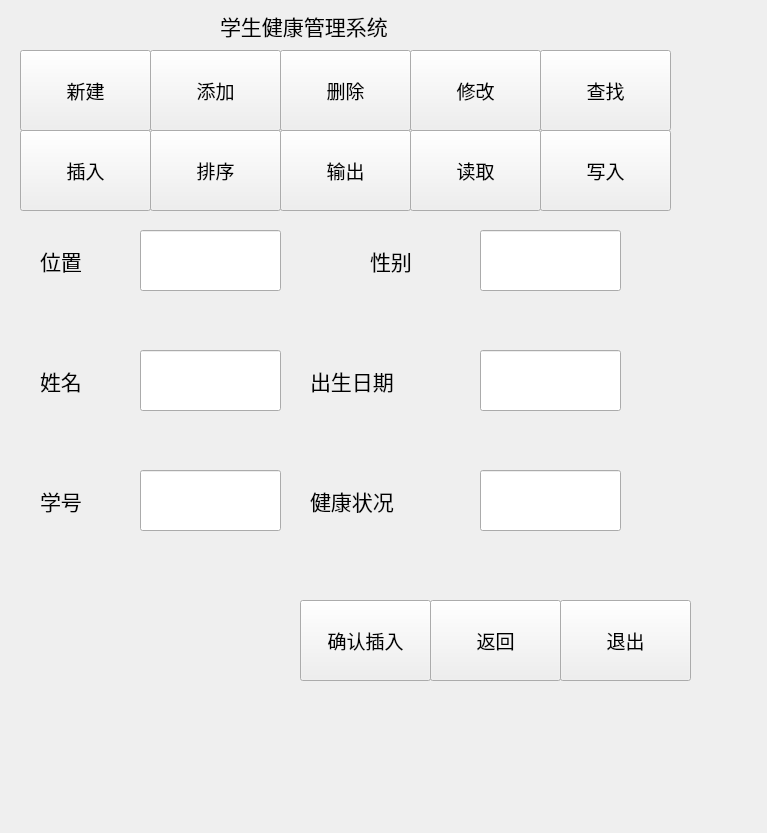
<?xml version="1.0" encoding="UTF-8"?>
<ui version="4.0">
 <class>insertWidget</class>
 <widget class="QWidget" name="insertWidget">
  <property name="geometry">
   <rect>
    <x>0</x>
    <y>0</y>
    <width>767</width>
    <height>833</height>
   </rect>
  </property>
  <property name="windowTitle">
   <string>Form</string>
  </property>
  <widget class="QPushButton" name="insertingButton">
   <property name="geometry">
    <rect>
     <x>300</x>
     <y>600</y>
     <width>131</width>
     <height>81</height>
    </rect>
   </property>
   <property name="font">
    <font>
     <pointsize>14</pointsize>
    </font>
   </property>
   <property name="text">
    <string>确认插入</string>
   </property>
  </widget>
  <widget class="QLabel" name="label">
   <property name="geometry">
    <rect>
     <x>40</x>
     <y>240</y>
     <width>101</width>
     <height>41</height>
    </rect>
   </property>
   <property name="font">
    <font>
     <pointsize>16</pointsize>
    </font>
   </property>
   <property name="text">
    <string>位置</string>
   </property>
  </widget>
  <widget class="QLabel" name="label_2">
   <property name="geometry">
    <rect>
     <x>40</x>
     <y>350</y>
     <width>131</width>
     <height>61</height>
    </rect>
   </property>
   <property name="font">
    <font>
     <pointsize>16</pointsize>
    </font>
   </property>
   <property name="text">
    <string>姓名</string>
   </property>
  </widget>
  <widget class="QLabel" name="label_3">
   <property name="geometry">
    <rect>
     <x>40</x>
     <y>470</y>
     <width>131</width>
     <height>61</height>
    </rect>
   </property>
   <property name="font">
    <font>
     <pointsize>16</pointsize>
    </font>
   </property>
   <property name="text">
    <string>学号</string>
   </property>
  </widget>
  <widget class="QLabel" name="label_4">
   <property name="geometry">
    <rect>
     <x>370</x>
     <y>230</y>
     <width>131</width>
     <height>61</height>
    </rect>
   </property>
   <property name="font">
    <font>
     <pointsize>16</pointsize>
    </font>
   </property>
   <property name="text">
    <string>性别</string>
   </property>
  </widget>
  <widget class="QLabel" name="label_5">
   <property name="geometry">
    <rect>
     <x>310</x>
     <y>320</y>
     <width>261</width>
     <height>121</height>
    </rect>
   </property>
   <property name="font">
    <font>
     <pointsize>16</pointsize>
    </font>
   </property>
   <property name="text">
    <string>出生日期</string>
   </property>
  </widget>
  <widget class="QLabel" name="label_6">
   <property name="geometry">
    <rect>
     <x>310</x>
     <y>430</y>
     <width>311</width>
     <height>141</height>
    </rect>
   </property>
   <property name="font">
    <font>
     <pointsize>16</pointsize>
    </font>
   </property>
   <property name="text">
    <string>健康状况</string>
   </property>
  </widget>
  <widget class="QLineEdit" name="addressLineEdit">
   <property name="geometry">
    <rect>
     <x>140</x>
     <y>230</y>
     <width>141</width>
     <height>61</height>
    </rect>
   </property>
   <property name="font">
    <font>
     <pointsize>16</pointsize>
    </font>
   </property>
  </widget>
  <widget class="QLineEdit" name="nameLineEdit">
   <property name="geometry">
    <rect>
     <x>140</x>
     <y>350</y>
     <width>141</width>
     <height>61</height>
    </rect>
   </property>
   <property name="font">
    <font>
     <pointsize>16</pointsize>
    </font>
   </property>
  </widget>
  <widget class="QLineEdit" name="numberLineEdit">
   <property name="geometry">
    <rect>
     <x>140</x>
     <y>470</y>
     <width>141</width>
     <height>61</height>
    </rect>
   </property>
   <property name="font">
    <font>
     <pointsize>12</pointsize>
    </font>
   </property>
  </widget>
  <widget class="QLineEdit" name="genderLineEdit">
   <property name="geometry">
    <rect>
     <x>480</x>
     <y>230</y>
     <width>141</width>
     <height>61</height>
    </rect>
   </property>
   <property name="font">
    <font>
     <pointsize>16</pointsize>
    </font>
   </property>
  </widget>
  <widget class="QLineEdit" name="birthdayLineEdit">
   <property name="geometry">
    <rect>
     <x>480</x>
     <y>350</y>
     <width>141</width>
     <height>61</height>
    </rect>
   </property>
   <property name="font">
    <font>
     <pointsize>16</pointsize>
    </font>
   </property>
  </widget>
  <widget class="QLineEdit" name="healthConditionLineEdit">
   <property name="geometry">
    <rect>
     <x>480</x>
     <y>470</y>
     <width>141</width>
     <height>61</height>
    </rect>
   </property>
   <property name="font">
    <font>
     <pointsize>16</pointsize>
    </font>
   </property>
  </widget>
  <widget class="QPushButton" name="insertButton">
   <property name="geometry">
    <rect>
     <x>20</x>
     <y>130</y>
     <width>131</width>
     <height>81</height>
    </rect>
   </property>
   <property name="font">
    <font>
     <pointsize>14</pointsize>
    </font>
   </property>
   <property name="text">
    <string>插入</string>
   </property>
  </widget>
  <widget class="QPushButton" name="delButton">
   <property name="geometry">
    <rect>
     <x>280</x>
     <y>50</y>
     <width>131</width>
     <height>81</height>
    </rect>
   </property>
   <property name="font">
    <font>
     <pointsize>14</pointsize>
    </font>
   </property>
   <property name="text">
    <string>删除</string>
   </property>
  </widget>
  <widget class="QPushButton" name="addButton">
   <property name="geometry">
    <rect>
     <x>150</x>
     <y>50</y>
     <width>131</width>
     <height>81</height>
    </rect>
   </property>
   <property name="font">
    <font>
     <pointsize>14</pointsize>
    </font>
   </property>
   <property name="text">
    <string>添加</string>
   </property>
  </widget>
  <widget class="QPushButton" name="rankButton">
   <property name="geometry">
    <rect>
     <x>150</x>
     <y>130</y>
     <width>131</width>
     <height>81</height>
    </rect>
   </property>
   <property name="font">
    <font>
     <pointsize>14</pointsize>
    </font>
   </property>
   <property name="text">
    <string>排序</string>
   </property>
  </widget>
  <widget class="QPushButton" name="searchButton">
   <property name="geometry">
    <rect>
     <x>540</x>
     <y>50</y>
     <width>131</width>
     <height>81</height>
    </rect>
   </property>
   <property name="font">
    <font>
     <pointsize>14</pointsize>
    </font>
   </property>
   <property name="text">
    <string>查找</string>
   </property>
  </widget>
  <widget class="QPushButton" name="writeButton">
   <property name="geometry">
    <rect>
     <x>540</x>
     <y>130</y>
     <width>131</width>
     <height>81</height>
    </rect>
   </property>
   <property name="font">
    <font>
     <pointsize>14</pointsize>
    </font>
   </property>
   <property name="text">
    <string>写入</string>
   </property>
  </widget>
  <widget class="QPushButton" name="changeButton">
   <property name="geometry">
    <rect>
     <x>410</x>
     <y>50</y>
     <width>131</width>
     <height>81</height>
    </rect>
   </property>
   <property name="font">
    <font>
     <pointsize>14</pointsize>
    </font>
   </property>
   <property name="text">
    <string>修改</string>
   </property>
  </widget>
  <widget class="QPushButton" name="listButton">
   <property name="geometry">
    <rect>
     <x>280</x>
     <y>130</y>
     <width>131</width>
     <height>81</height>
    </rect>
   </property>
   <property name="font">
    <font>
     <pointsize>14</pointsize>
    </font>
   </property>
   <property name="text">
    <string>输出</string>
   </property>
  </widget>
  <widget class="QLabel" name="label_7">
   <property name="geometry">
    <rect>
     <x>220</x>
     <y>-40</y>
     <width>311</width>
     <height>131</height>
    </rect>
   </property>
   <property name="font">
    <font>
     <pointsize>16</pointsize>
    </font>
   </property>
   <property name="text">
    <string>学生健康管理系统</string>
   </property>
  </widget>
  <widget class="QPushButton" name="readButton">
   <property name="geometry">
    <rect>
     <x>410</x>
     <y>130</y>
     <width>131</width>
     <height>81</height>
    </rect>
   </property>
   <property name="font">
    <font>
     <pointsize>14</pointsize>
    </font>
   </property>
   <property name="text">
    <string>读取</string>
   </property>
  </widget>
  <widget class="QPushButton" name="establishButton">
   <property name="geometry">
    <rect>
     <x>20</x>
     <y>50</y>
     <width>131</width>
     <height>81</height>
    </rect>
   </property>
   <property name="font">
    <font>
     <pointsize>14</pointsize>
    </font>
   </property>
   <property name="text">
    <string>新建</string>
   </property>
  </widget>
  <widget class="QPushButton" name="returnButton">
   <property name="geometry">
    <rect>
     <x>430</x>
     <y>600</y>
     <width>131</width>
     <height>81</height>
    </rect>
   </property>
   <property name="font">
    <font>
     <pointsize>14</pointsize>
    </font>
   </property>
   <property name="text">
    <string>返回</string>
   </property>
  </widget>
  <widget class="QPushButton" name="exitButton">
   <property name="geometry">
    <rect>
     <x>560</x>
     <y>600</y>
     <width>131</width>
     <height>81</height>
    </rect>
   </property>
   <property name="font">
    <font>
     <pointsize>14</pointsize>
    </font>
   </property>
   <property name="text">
    <string>退出</string>
   </property>
  </widget>
 </widget>
 <resources/>
 <connections/>
</ui>
